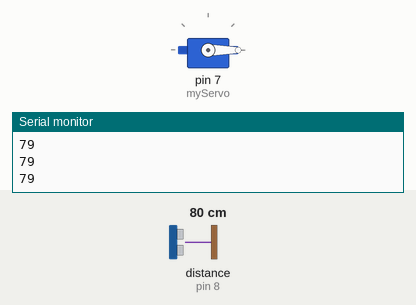
The sketch below on a simulated Arduino Uno, built with avr-gcc and run on an emulated ATmega328P. On the bench: servo, the last lines printed to the serial monitor. Wiring (inferred from the names in the program): ultrasonic range finder: trigger pin 9; echo pin 8. The test bench sets the inputs (shaded band); at power-on: distance to the obstacle (sensor on pin 8) 80 cm. The echo pulse lasts 58.3 µs per cm.

Above: at 1.2 s.
1.3 s: distance to the obstacle (sensor on pin 8) set to 12 cm
2.8 s: distance to the obstacle (sensor on pin 8) set to 9 cm
At 3.7 s:
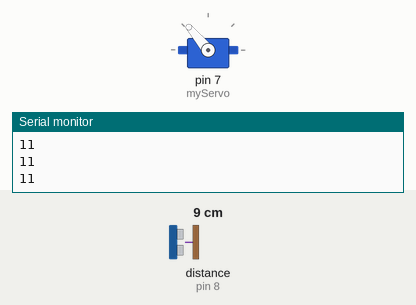
4.3 s: distance to the obstacle (sensor on pin 8) set to 18 cm
At 5.0 s:
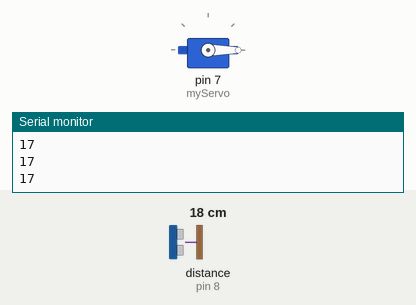
5.8 s: distance to the obstacle (sensor on pin 8) set to 2 cm
At 6.1 s:
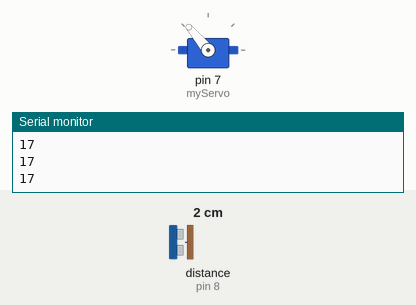
Timing chart, 0 to 8.3 s (numbered marks = the images above; inputs shaded):
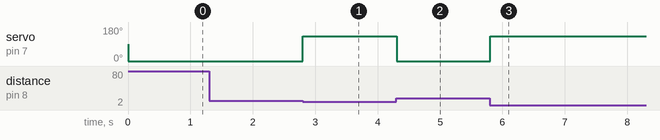

Measured:
- the behaviour switches between 11 and 10 cm on distance to the obstacle (sensor on pin 8) (found by bisection; images 0 and 1)
- after the input at 2.8 s, servo on pin 7 (myServo): 0° → 130° at once
- after the input at 4.3 s, servo on pin 7 (myServo): 130° → 0° at once
- after the input at 5.8 s, servo on pin 7 (myServo): 0° → 130° at once

The sketch:

codigo.ino
```cpp
#include <Servo.h>

const int trigPin = 9;  //Declaramos todas las constantes que vamos a necesitar
const int echoPin = 8;  //Declaramos todas las constantes que vamos a necesitar

long duration;  //Variable largas para almacenamiento de números
int distance;   //Variable de distancia

Servo myServo;  //Variable
void setup()   //Damos las instrucciones al microcontrolador de arduino
{
myServo.attach(7);  //Conecta la variable con el pin asignado

pinMode(trigPin, OUTPUT); // Establece el trigPin como una salida

pinMode(echoPin, INPUT); // Establece el echoPin como una entrada

Serial.begin(9600); //Variable que utilizamos para reproducir sonidos en el buzzer
}

void loop() {   //Damos las instrucciones al microcontrolador de arduino
distance = calculateDistance();

myServo.write(0);   //Escribe un valor en el servo, controlando el eje en consecuencia

if ( distance < 10) // Regula la distancia del sensor para que detecte cualquier cosa y se mueva el sevomotor

{ myServo.attach(7);  //Conecta la variable con el pin asignado

myServo.write(130);   //Escribe un valor en el servo, controlando el eje en consecuencia

delay(1500); // Regula el giro del servomotor


}
else{
myServo.detach();   //Desconecta la variable servo de su pin
}
Serial.println(distance);   //Imprime datos en el puerto serie como texto
}
int calculateDistance(){

digitalWrite(trigPin, LOW); // Para generar un pulso limpio a LOW 4us

delayMicroseconds(2);   //Pausa el programa durante el tiempo en microsegundos

digitalWrite(trigPin, HIGH);  // Generamos trigger (disparo) de 10us

delayMicroseconds(10); //Pausa el programa durante el tiempo

digitalWrite(trigPin, LOW); // Para generar un pulso limpio

duration = pulseIn(echoPin, HIGH);  // Medimos el tiempo entre pulsos, en microsegundos

distance= duration*0.034/2; // Convertimos a distancia, en cm
return distance;
}
```
